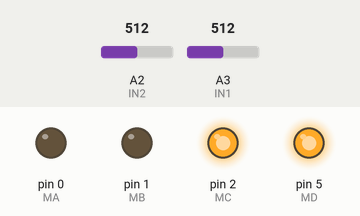
The sketch below on a simulated Arduino Uno, built with avr-gcc and run on an emulated ATmega328P. Shown: output pins drawn as LEDs (lit = HIGH). Inputs (shaded band) come from the test bench; at power-on: A2 (IN2) = 512, A3 (IN1) = 512.

Above: at 1.2 s.
1.3 s: A2 (IN2) set to 33
2.8 s: A2 (IN2) set to 27
At 3.1 s:
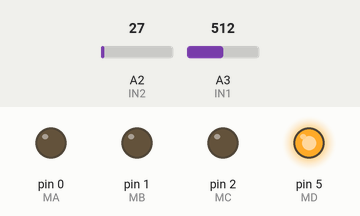
4.3 s: A3 (IN1) set to 532
At 5.4 s:
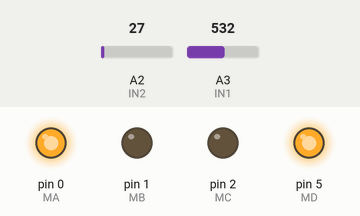
5.8 s: A3 (IN1) set to 511
At 6.6 s:
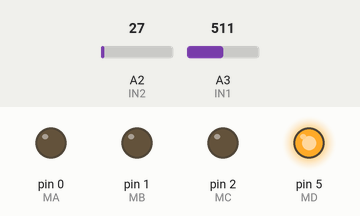
7.3 s: A3 (IN1) set to 716
At 7.7 s:
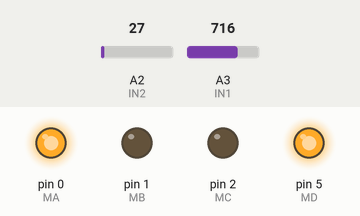
Timing chart, 0 to 9.8 s (numbered marks = the images above; inputs shaded):
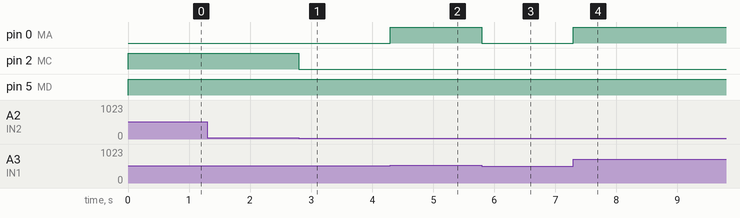

Measured:
- the behaviour switches between 30 and 29 on A2 (IN2) (found by bisection; images 0 and 1)
- the behaviour switches between 513 and 514 on A3 (IN1) (found by bisection; images 1 and 2)
- after the input at 1.3 s, every drawn part: stays the same
- after the input at 2.8 s, pin 2 (MC): HIGH → LOW at once
- after the input at 4.3 s, pin 0 (MA): LOW → HIGH at once
- after the input at 5.8 s, pin 0 (MA): HIGH → LOW at once
- after the input at 7.3 s, pin 0 (MA): LOW → HIGH at once

The sketch:

motor_driver_firm2.ino
```cpp
/*
 * $Id$
 *
 * motor-driver-4, motor-driver-5 用ファームウェア
 *
 * 回転方向切り替えでデッドタイム挿入
 * IN1，IN2 共に LOW でモータ出力 Hi-Z だったのを
 * RESET ピンを殺すことでブレーキをかけるようにしたもの
 */

/*
 * Hブリッジは次のとおり
 * ハイサイドの P-MOS はプルアップして active-High にしてある
 * ローサイドの N-MOS はプルダウンして active-High にしてある
 *             |
 *       |-----+-----|
 *      /|           |\
 * MA --||           ||-- MB
 *      \|           |/
 *       |           |
 *       |---- M ----|
 *       |           |
 *      /|           |\
 * MC --||           ||-- MD
 *      \|           |/
 *       |-----+-----|
 *             |
 */

const uint8_t MA = 0; // PWM(High-side)
const uint8_t MB = 1; // PWM(High-side)
const uint8_t MC = 2; // Low-side
const uint8_t MD = 5; // Low-side

const uint8_t IN1 = A3;
const uint8_t IN2 = A2;

const uint8_t TV = 30; // 不感帯

const int DeadTime = 100; // micro seconds
uint8_t s0, s1; // 回転方向ステート（今回，前回）

void setup() {
  // put your setup code here, to run once:
  pinMode(MA, OUTPUT);
  pinMode(MB, OUTPUT);
  pinMode(MC, OUTPUT);
  pinMode(MD, OUTPUT);

  s0 = 0;
  s1 = 1;
}

void loop() {
  // put your main code here, to run repeatedly:
  int ina = analogRead(IN1);
  int inb = analogRead(IN2);

  // INA, INB のどちらかが High の場合（CW/CCW）
  if (ina > TV && inb < TV) {
    s0 = 1;
    if (s0 != s1) {
      delayMicroseconds(DeadTime);
    }
    s1 = s0;
    analogWrite(MA, map(ina, 0, 1023, 0, 255));
    digitalWrite(MB, LOW);
    digitalWrite(MC, LOW);
    digitalWrite(MD, HIGH);
  }
  // INA, INB のどちらかが High の場合（CW/CCW）
  else if (inb > TV && ina < TV) {
    s0 = -1;
    if (s0 != s1) {
      delayMicroseconds(DeadTime);
    }
    s1 = s0;
    digitalWrite(MA, LOW);
    analogWrite(MB, map(inb, 0, 1023, 0, 255));
    digitalWrite(MC, HIGH);
    digitalWrite(MD, LOW);
  }
  // INA, INB の両方が High/Low の場合（ブレーキ）
  else {
    s0 = 0;
    digitalWrite(MA, LOW);
    digitalWrite(MB, LOW);
    digitalWrite(MC, HIGH);
    digitalWrite(MD, HIGH);
  }
}
```
